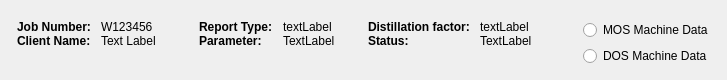
            <widget class="QWidget" name="createReportHeader" native="true">
             <property name="sizePolicy">
              <sizepolicy hsizetype="Preferred" vsizetype="MinimumExpanding">
               <horstretch>0</horstretch>
               <verstretch>0</verstretch>
              </sizepolicy>
             </property>
             <property name="maximumSize">
              <size>
               <width>16777215</width>
               <height>80</height>
              </size>
             </property>
             <property name="styleSheet">
              <string notr="true"/>
             </property>
             <layout class="QHBoxLayout" name="horizontalLayout_7">
              <property name="leftMargin">
               <number>5</number>
              </property>
              <property name="topMargin">
               <number>20</number>
              </property>
              <item alignment="Qt::AlignLeft">
               <widget class="QWidget" name="widget_3" native="true">
                <layout class="QFormLayout" name="formLayout_4">
                 <property name="formAlignment">
                  <set>Qt::AlignLeading|Qt::AlignLeft|Qt::AlignTop</set>
                 </property>
                 <property name="horizontalSpacing">
                  <number>10</number>
                 </property>
                 <property name="verticalSpacing">
                  <number>0</number>
                 </property>
                 <property name="leftMargin">
                  <number>12</number>
                 </property>
                 <property name="topMargin">
                  <number>0</number>
                 </property>
                 <property name="rightMargin">
                  <number>0</number>
                 </property>
                 <property name="bottomMargin">
                  <number>0</number>
                 </property>
                 <item row="0" column="0">
                  <widget class="QLabel" name="jobNumLabel2">
                   <property name="font">
                    <font>
                     <weight>75</weight>
                     <bold>true</bold>
                    </font>
                   </property>
                   <property name="text">
                    <string>Job Number:</string>
                   </property>
                  </widget>
                 </item>
                 <item row="0" column="1">
                  <widget class="QLabel" name="jobNum">
                   <property name="text">
                    <string>W123456</string>
                   </property>
                  </widget>
                 </item>
                 <item row="1" column="0">
                  <widget class="QLabel" name="label_25">
                   <property name="font">
                    <font>
                     <weight>75</weight>
                     <bold>true</bold>
                    </font>
                   </property>
                   <property name="text">
                    <string>Client Name:</string>
                   </property>
                  </widget>
                 </item>
                 <item row="1" column="1">
                  <widget class="QLabel" name="clientNameHeader">
                   <property name="text">
                    <string>Text Label</string>
                   </property>
                  </widget>
                 </item>
                </layout>
               </widget>
              </item>
              <item alignment="Qt::AlignLeft">
               <widget class="QWidget" name="widget_13" native="true">
                <property name="minimumSize">
                 <size>
                  <width>200</width>
                  <height>0</height>
                 </size>
                </property>
                <layout class="QFormLayout" name="formLayout_6">
                 <property name="fieldGrowthPolicy">
                  <enum>QFormLayout::FieldsStayAtSizeHint</enum>
                 </property>
                 <property name="formAlignment">
                  <set>Qt::AlignHCenter|Qt::AlignTop</set>
                 </property>
                 <property name="horizontalSpacing">
                  <number>10</number>
                 </property>
                 <property name="verticalSpacing">
                  <number>0</number>
                 </property>
                 <property name="leftMargin">
                  <number>0</number>
                 </property>
                 <property name="topMargin">
                  <number>0</number>
                 </property>
                 <property name="rightMargin">
                  <number>0</number>
                 </property>
                 <property name="bottomMargin">
                  <number>0</number>
                 </property>
                 <item row="1" column="0">
                  <widget class="QLabel" name="label_14">
                   <property name="font">
                    <font>
                     <weight>75</weight>
                     <bold>true</bold>
                    </font>
                   </property>
                   <property name="text">
                    <string>Report Type:</string>
                   </property>
                  </widget>
                 </item>
                 <item row="1" column="1">
                  <widget class="QLabel" name="reportTypeHeader">
                   <property name="text">
                    <string>textLabel</string>
                   </property>
                  </widget>
                 </item>
                 <item row="2" column="0">
                  <widget class="QLabel" name="label_26">
                   <property name="font">
                    <font>
                     <weight>75</weight>
                     <bold>true</bold>
                    </font>
                   </property>
                   <property name="text">
                    <string>Parameter:</string>
                   </property>
                  </widget>
                 </item>
                 <item row="2" column="1">
                  <widget class="QLabel" name="parameterHeader">
                   <property name="text">
                    <string>TextLabel</string>
                   </property>
                  </widget>
                 </item>
                </layout>
               </widget>
              </item>
              <item>
               <widget class="QWidget" name="widget_14" native="true">
                <layout class="QFormLayout" name="formLayout">
                 <property name="horizontalSpacing">
                  <number>10</number>
                 </property>
                 <property name="verticalSpacing">
                  <number>0</number>
                 </property>
                 <property name="leftMargin">
                  <number>0</number>
                 </property>
                 <property name="topMargin">
                  <number>0</number>
                 </property>
                 <property name="rightMargin">
                  <number>5</number>
                 </property>
                 <property name="bottomMargin">
                  <number>0</number>
                 </property>
                 <item row="1" column="1">
                  <widget class="QLabel" name="statusHeaderLabel">
                   <property name="text">
                    <string>TextLabel</string>
                   </property>
                  </widget>
                 </item>
                 <item row="1" column="0">
                  <widget class="QLabel" name="label_30">
                   <property name="font">
                    <font>
                     <weight>75</weight>
                     <bold>true</bold>
                    </font>
                   </property>
                   <property name="text">
                    <string>Status:</string>
                   </property>
                  </widget>
                 </item>
                 <item row="0" column="1">
                  <widget class="QLabel" name="factorHeader">
                   <property name="text">
                    <string>textLabel</string>
                   </property>
                  </widget>
                 </item>
                 <item row="0" column="0">
                  <widget class="QLabel" name="label_31">
                   <property name="font">
                    <font>
                     <weight>75</weight>
                     <bold>true</bold>
                    </font>
                   </property>
                   <property name="text">
                    <string>Distillation factor:</string>
                   </property>
                  </widget>
                 </item>
                </layout>
               </widget>
              </item>
              <item>
               <spacer name="horizontalSpacer_6">
                <property name="orientation">
                 <enum>Qt::Horizontal</enum>
                </property>
                <property name="sizeHint" stdset="0">
                 <size>
                  <width>40</width>
                  <height>20</height>
                 </size>
                </property>
               </spacer>
              </item>
              <item>
               <widget class="QWidget" name="icpDataField" native="true">
                <property name="maximumSize">
                 <size>
                  <width>300</width>
                  <height>16777215</height>
                 </size>
                </property>
                <layout class="QVBoxLayout" name="verticalLayout_25">
                 <property name="leftMargin">
                  <number>0</number>
                 </property>
                 <property name="topMargin">
                  <number>0</number>
                 </property>
                 <property name="rightMargin">
                  <number>0</number>
                 </property>
                 <property name="bottomMargin">
                  <number>0</number>
                 </property>
                 <item>
                  <widget class="QRadioButton" name="radioButton">
                   <property name="text">
                    <string>MOS Machine Data </string>
                   </property>
                   <property name="checkable">
                    <bool>false</bool>
                   </property>
                  </widget>
                 </item>
                 <item>
                  <widget class="QRadioButton" name="radioButton_2">
                   <property name="text">
                    <string>DOS Machine Data</string>
                   </property>
                   <property name="checkable">
                    <bool>false</bool>
                   </property>
                  </widget>
                 </item>
                 <item>
                  <spacer name="verticalSpacer_6">
                   <property name="orientation">
                    <enum>Qt::Vertical</enum>
                   </property>
                   <property name="sizeHint" stdset="0">
                    <size>
                     <width>20</width>
                     <height>40</height>
                    </size>
                   </property>
                  </spacer>
                 </item>
                </layout>
               </widget>
              </item>
             </layout>
            </widget>
